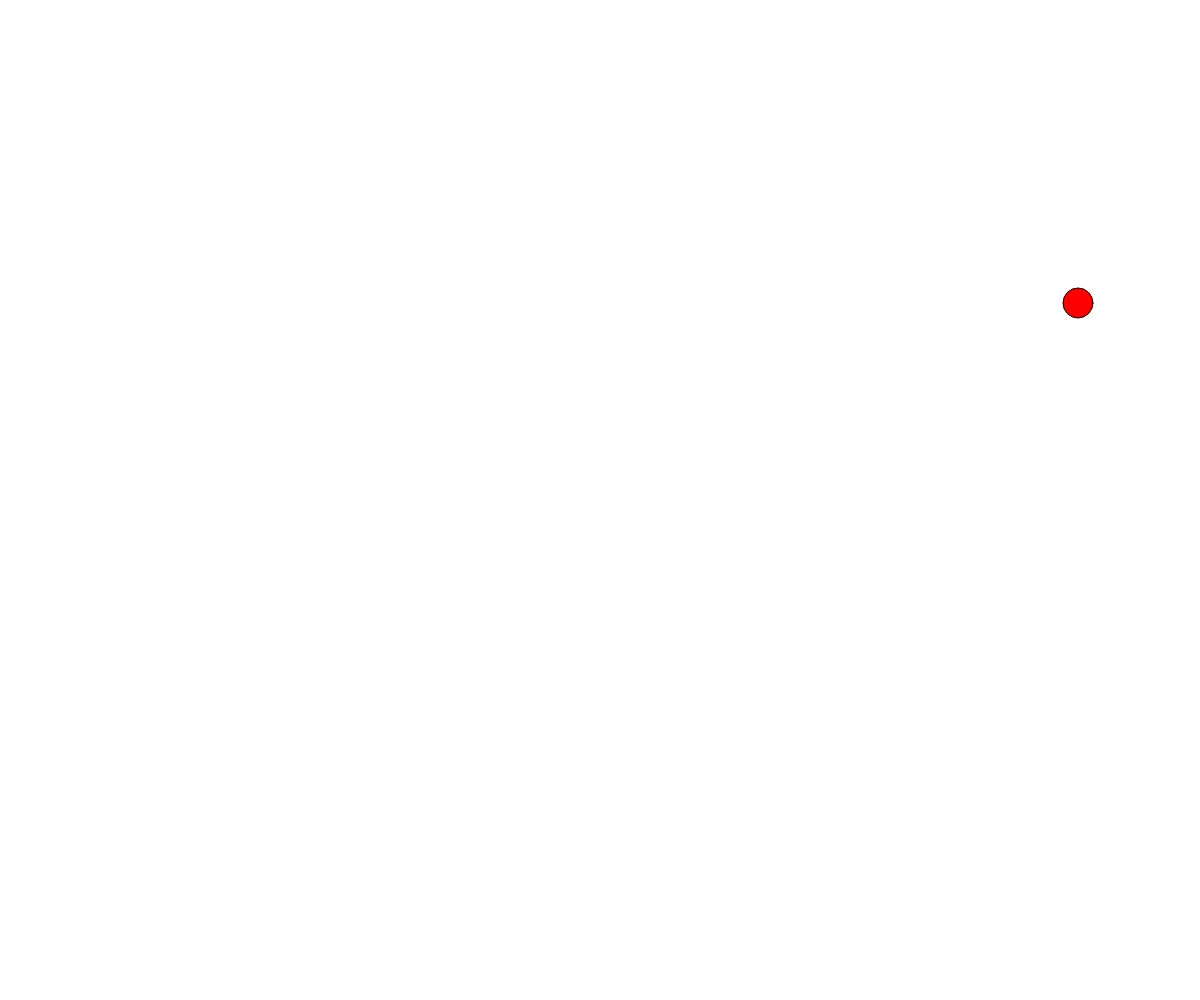
Frame 1 (no input)
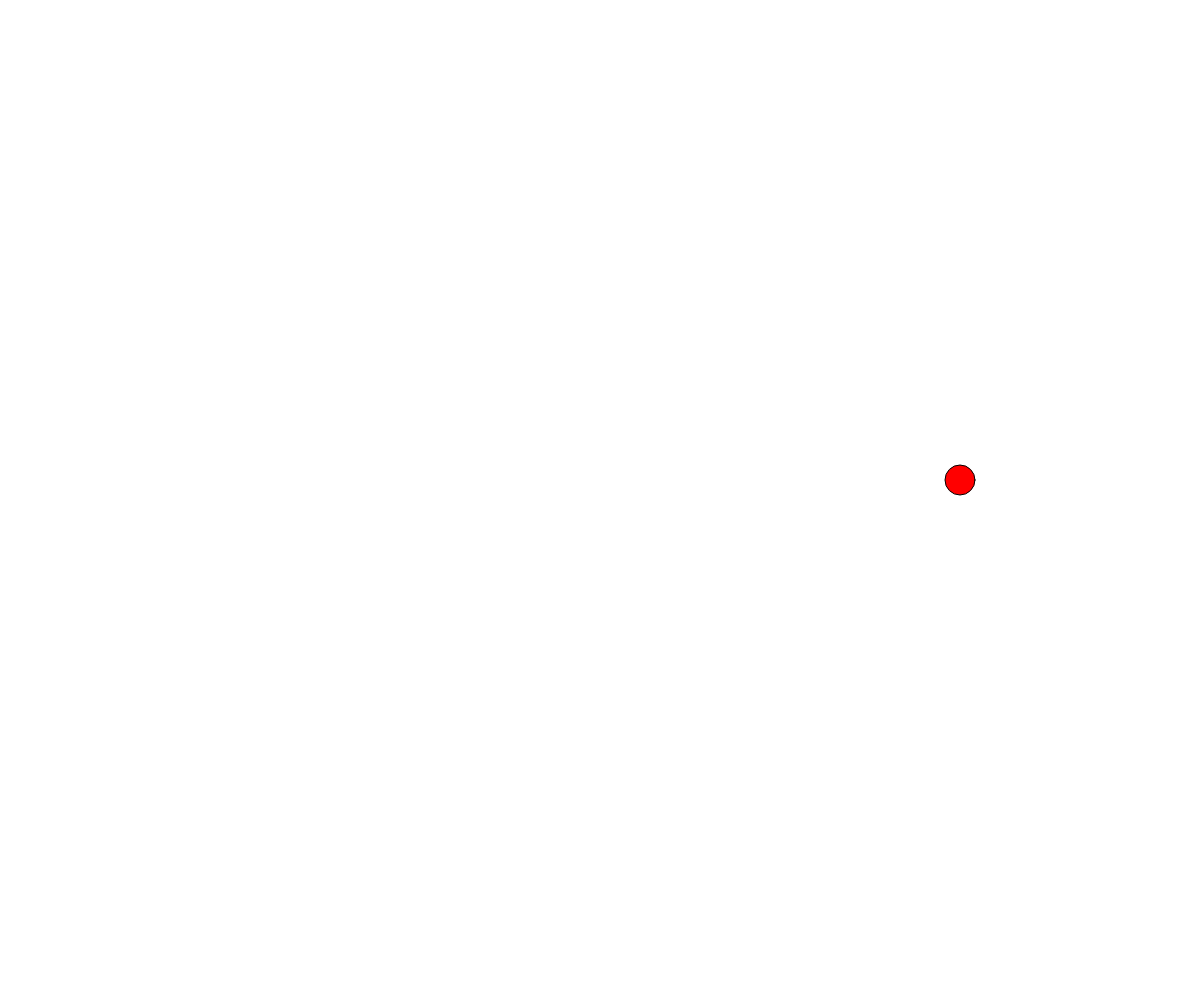
Frame 60 (no input)
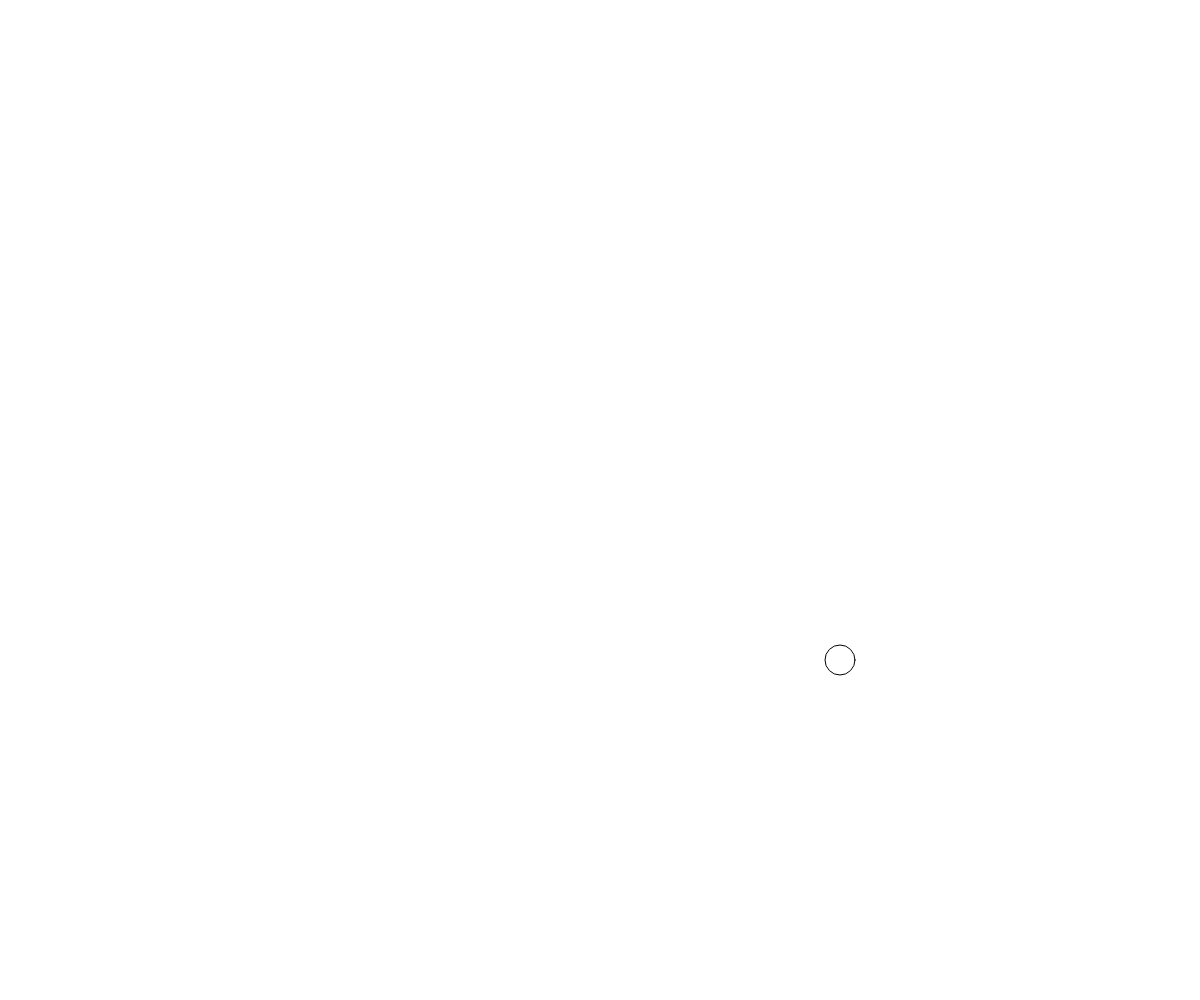
Frame 120 (the mouse pressed at the canvas centre since frame 60)

The p5.js sketch that drew these frames (run headless with seeded random() and noise() and a simulated clock; from frame 60 on, the mouse is pressed at the canvas centre):

// p5.js sketch
// ── sketch.js
// Bouncing Objects
//Srushti Vyas
//november 18th
//using variables to create some animation

let ballX, ballY; //variables for ball position
let bSize = 30;
let xSpeed = -2;
let ySpeed =  3;
let fillValue = 255;

function setup(){
  createCanvas(windowWidth, windowHeight);
  ballX = width * 0.9;
  ballY = height * 0.3;
  print("strt" )
}

function draw(){
  background(255);
  move();

  // update fill (fade)
  if(!mouseIsPressed){ 
    fillValue +=5;
  } 
  
  fillValue = constrain(fillValue,0,255);
 
  fill(255,0,0,fillValue);
  circle(ballX, ballY,bSize);
}

function mousePressed(){
  fillValue = 0;
}

function move(){
  //this function is used to update the position of the ball
  ballX += xSpeed;
  ballY += ySpeed;

  // handle some edge conditions
  let radius = bSize/2;
  if(ballY < bSize/2 || ballY > height-radius){

    ySpeed *= -1;

  }

  if(ballX < 0) {  //creates a wrap around for x positions
    ballX = width;
  }
  else if (ballX > width){
    ballX = 0;
  }
}
